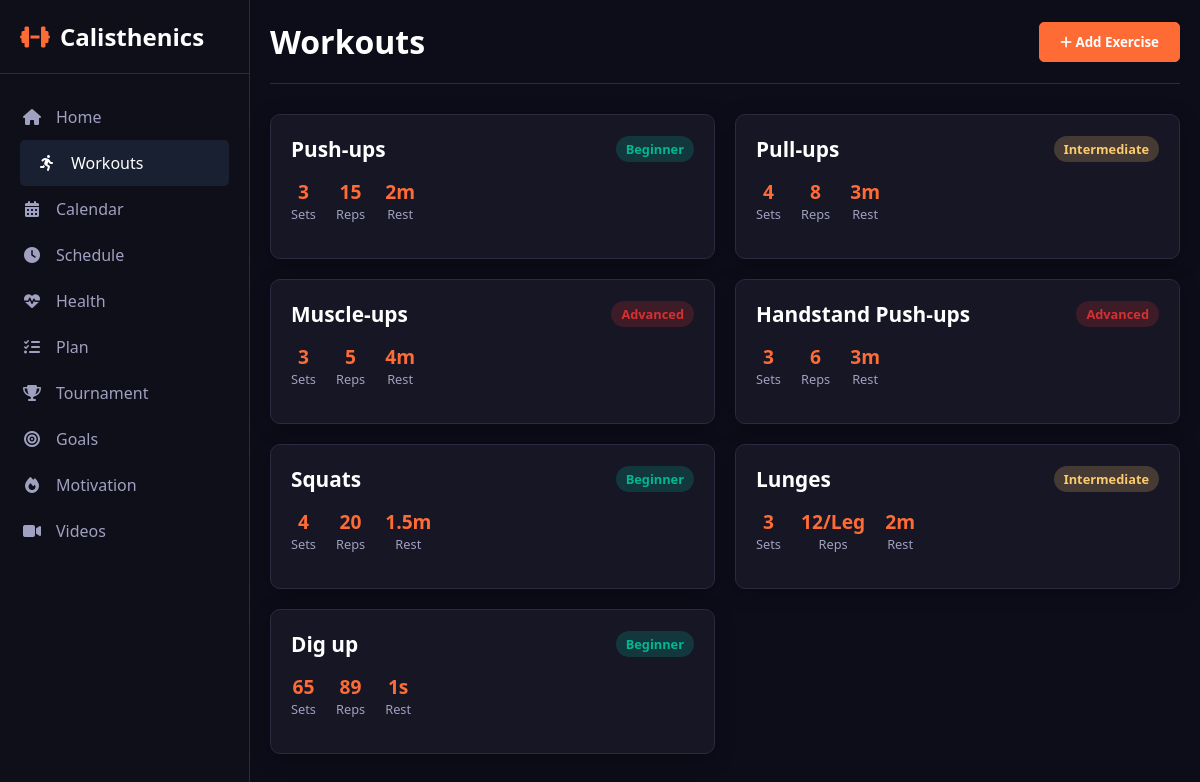
/workouts, run on an earlier commit of the app's database.
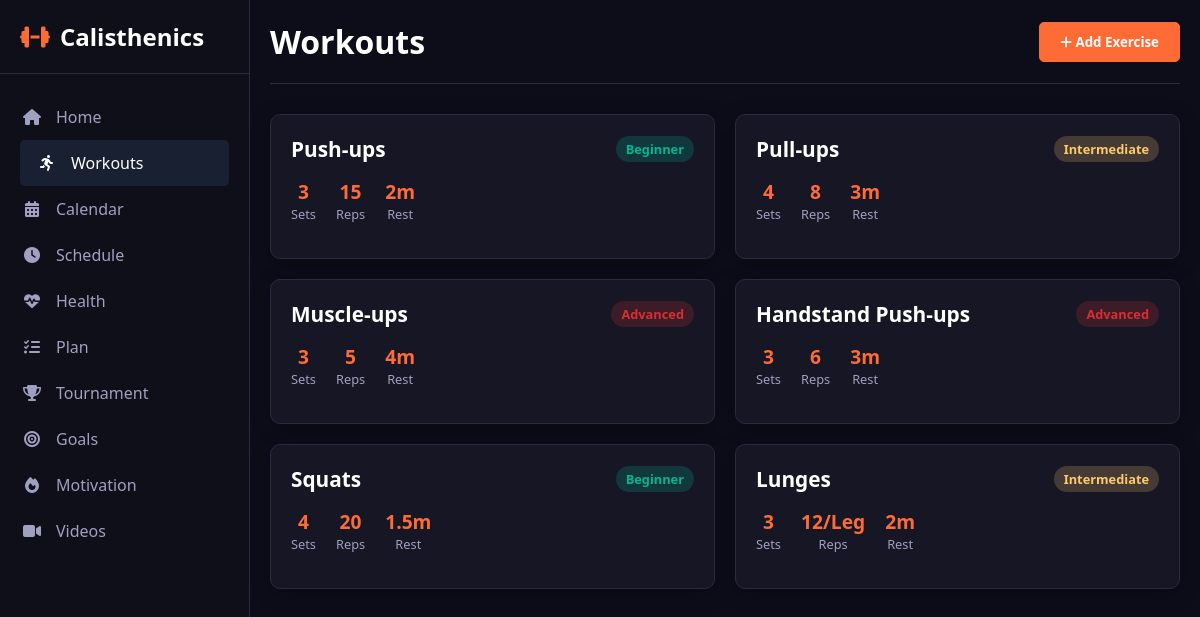
And on a later commit of the database.
### app.py (models this page shows, shortened)
class Workout(db.Model):
    id = db.Column(db.Integer, primary_key=True)
    name = db.Column(db.String(100), unique=True, nullable=False)
    difficulty = db.Column(db.String(50), nullable=False)
    sets = db.Column(db.Integer, nullable=False)
    reps = db.Column(db.String(50), nullable=False) # String to handle "12/Leg"
    rest = db.Column(db.String(50), nullable=False)
    instructions = db.Column(db.Text, nullable=False)

### app.py (the view)
@app.route('/workouts')
def workouts():
    all_workouts = Workout.query.order_by(Workout.id).all()
    return render_template('Workouts.html', workouts=all_workouts, active_page='workouts')

### templates/Workouts.html (shortened to what this page needs)
<!DOCTYPE html>
<html lang="en">
<head>
    <link rel="stylesheet" href="https://cdnjs.cloudflare.com/ajax/libs/font-awesome/6.4.0/css/all.min.css">
    <link rel="stylesheet" href="{{ url_for('static', filename='css/index.css') }}">
    <link rel="stylesheet" href="{{ url_for('static', filename='css/workout.css') }}">
</head>
<body>
    <div class="container">
        {% include '_sidebar.html' %}
        <div class="main-content">
            <div class="header">
                <h1>Workouts</h1>
                <div class="header-actions">
                    <button id="openModalBtn"><i class="fas fa-plus"></i> Add Exercise</button>
                </div>
            </div>
            <div class="workouts-grid">
                {% for workout in workouts %}
                <div class="exercise-card">
                    <div class="card-header">
                        <div class="exercise-name">{{ workout.name }}</div>
                        <div class="exercise-difficulty difficulty-{{ workout.difficulty.lower() }}">{{ workout.difficulty }}</div>
                    </div>
                    <div class="exercise-stats">
                        <div class="stat-item"><div class="stat-value">{{ workout.sets }}</div><div class="stat-label">Sets</div></div>
                        <div class="stat-item"><div class="stat-value">{{ workout.reps }}</div><div class="stat-label">Reps</div></div>
                        <div class="stat-item"><div class="stat-value">{{ workout.rest }}</div><div class="stat-label">Rest</div></div>
                    </div>
                </div>
                {% endfor %}
            </div>
        </div>
    </div>
</body>
</html>

### templates/_sidebar.html
<div class="sidebar">
    <div class="logo">
        <h2><i class="fas fa-dumbbell"></i> <span>Calisthenics</span></h2>
    </div>
    <ul class="nav-links">
        <li><a href="{{ url_for('index') }}" class="{{ 'active' if active_page == 'index' }}"><i class="fas fa-home"></i> <span>Home</span></a></li>
        <li><a href="{{ url_for('workouts') }}" class="{{ 'active' if active_page == 'workouts' }}"><i class="fas fa-running"></i> <span>Workouts</span></a></li>
        <li><a href="{{ url_for('calendar') }}" class="{{ 'active' if active_page == 'calendar' }}"><i class="fas fa-calendar-alt"></i> <span>Calendar</span></a></li>
        <li><a href="{{ url_for('schedule') }}" class="{{ 'active' if active_page == 'schedule' }}"><i class="fas fa-clock"></i> <span>Schedule</span></a></li>
        <li><a href="{{ url_for('health') }}" class="{{ 'active' if active_page == 'health' }}"><i class="fas fa-heartbeat"></i> <span>Health</span></a></li>
        <li><a href="{{ url_for('plan') }}" class="{{ 'active' if active_page == 'plan' }}"><i class="fas fa-tasks"></i> <span>Plan</span></a></li>
        <li><a href="{{ url_for('tournament') }}" class="{{ 'active' if active_page == 'tournament' }}"><i class="fas fa-trophy"></i> <span>Tournament</span></a></li>
        <li><a href="{{ url_for('goals') }}" class="{{ 'active' if active_page == 'goals' }}"><i class="fas fa-bullseye"></i> <span>Goals</span></a></li>
        <li><a href="{{ url_for('motivation') }}" class="{{ 'active' if active_page == 'motivation' }}"><i class="fas fa-fire"></i> <span>Motivation</span></a></li>
        <li><a href="{{ url_for('videos') }}" class="{{ 'active' if active_page == 'videos' }}"><i class="fas fa-video"></i> <span>Videos</span></a></li>
    </ul>
</div>

### static/css/index.css (style rules this page uses)
* { margin: 0; padding: 0; box-sizing: border-box; font-family: 'Segoe UI', Tahoma, Geneva, Verdana, sans-serif; }
:root { --primary: #ff6b35; --secondary: #ffffff; --accent: #74b9ff; --light: #1a1a2e; --dark: #0d0d1a; --success: #00b894; --warning: #fdcb6e; --danger: #d63031; --card-bg: #161625; --sidebar-bg: #0f0f1a; --text-primary: #ffffff; --text-secondary: #a0a0c0; --border-color: #2a2a40; }
body { background-color: var(--dark); color: var(--text-primary); }
.container { display: flex; min-height: 100vh; }
.sidebar { width: 250px; background: var(--sidebar-bg); color: var(--text-primary); padding: 20px 0; transition: all 0.3s ease; position: fixed; height: 100vh; overflow-y: auto; border-right: 1px solid var(--border-color); }
.logo { padding: 0 20px 20px; border-bottom: 1px solid var(--border-color); margin-bottom: 20px; }
.logo h2 { display: flex; align-items: center; gap: 10px; font-size: 1.5rem; }
.logo i { color: var(--primary); }
.nav-links { list-style: none; }
.nav-links li { padding: 0 20px; }
.nav-links a { color: var(--text-secondary); text-decoration: none; display: flex; align-items: center; padding: 12px 0; gap: 12px; transition: all 0.3s ease; border-radius: 5px; }
.nav-links a:hover, .nav-links a.active { color: var(--text-primary); background: rgba(116, 185, 255, 0.1); padding-left: 15px; }
.nav-links a i { width: 24px; text-align: center; }
.main-content { flex: 1; margin-left: 250px; padding: 20px; transition: all 0.3s ease; }
.header { display: flex; justify-content: space-between; align-items: center; margin-bottom: 30px; padding-bottom: 20px; border-bottom: 1px solid var(--border-color); }
.header h1 { font-size: 2rem; color: var(--text-primary); }
.header-actions button { background: var(--primary); color: white; border: none; padding: 10px 20px; border-radius: 5px; cursor: pointer; font-weight: 600; transition: background 0.3s ease; border: 1px solid var(--primary); }
.card-header { display: flex; align-items: center; gap: 10px; margin-bottom: 15px; }

### static/css/workout.css (style rules this page uses)
.workouts-grid { display: grid; grid-template-columns: repeat(auto-fill, minmax(300px, 1fr)); gap: 20px; }
.exercise-card { background: var(--card-bg); border-radius: 10px; padding: 20px; box-shadow: 0 4px 20px rgba(0,0,0,0.3); border: 1px solid var(--border-color); transition: all 0.3s ease; cursor: pointer; position: relative; }
.card-header { display: flex; justify-content: space-between; align-items: center; margin-bottom: 15px; }
.exercise-name { font-size: 1.3rem; font-weight: bold; color: var(--text-primary); }
.exercise-difficulty { background: rgba(116, 185, 255, 0.2); color: var(--accent); padding: 4px 10px; border-radius: 15px; font-size: 0.8rem; font-weight: 600; }
.difficulty-beginner { background: rgba(0, 184, 148, 0.2); color: var(--success); }
.difficulty-intermediate { background: rgba(253, 203, 110, 0.2); color: var(--warning); }
.difficulty-advanced { background: rgba(214, 48, 49, 0.2); color: var(--danger); }
.exercise-stats { display: flex; gap: 20px; margin-bottom: 15px; color: var(--text-secondary); }
.stat-item { display: flex; flex-direction: column; align-items: center; }
.stat-value { font-size: 1.2rem; font-weight: bold; color: var(--primary); }
.stat-label { font-size: 0.8rem; color: var(--text-secondary); }

What changed in the data, as far as the page shows it:
removed Workout: name "Dig up", difficulty "Beginner", sets "65", reps "89", rest "1s"
